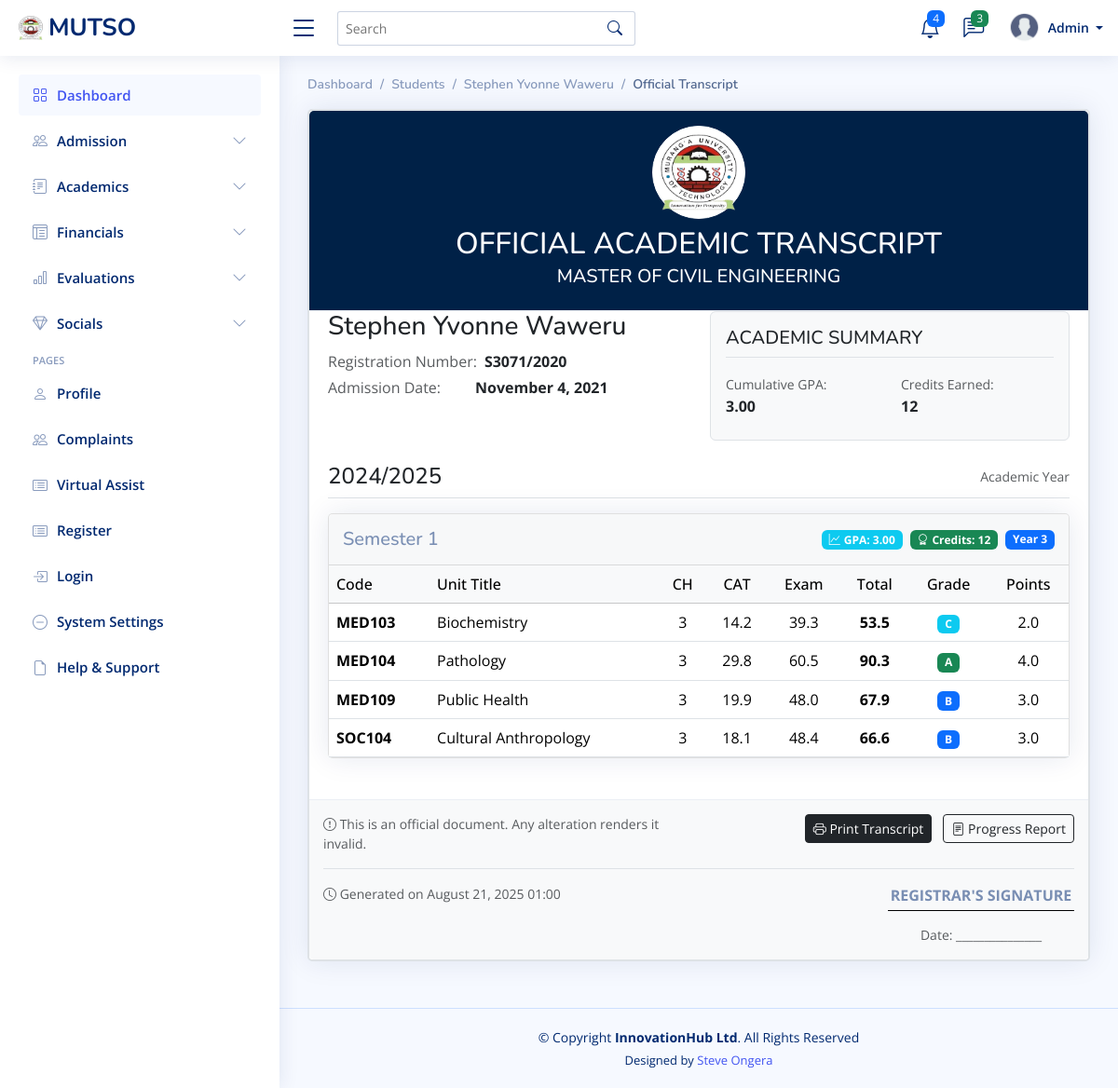
The app's page /student/1/transcript/ with its own data.
### students_portal/models.py (models this page shows, shortened)
class Programme(models.Model):
    name = models.CharField(max_length=200)
    code = models.CharField(max_length=20, unique=True)
    department = models.ForeignKey(Department, on_delete=models.CASCADE, related_name='programmes')
    duration_years = models.IntegerField()
    semesters_per_year = models.IntegerField(default=2)
    description = models.TextField(blank=True, null=True)

class Student(models.Model):
    registration_number = models.CharField(max_length=20, unique=True)
    first_name = models.CharField(max_length=100)
    last_name = models.CharField(max_length=100)
    middle_name = models.CharField(max_length=100, blank=True, null=True)
    id_number = models.CharField(max_length=20, blank=True, null=True)
    profile_picture = models.ImageField(upload_to='lecturer_profiles/', blank=True, null=True)
    programme = models.ForeignKey(Programme, on_delete=models.CASCADE, related_name='students')
    current_year = models.IntegerField()
    current_semester = models.IntegerField()
    date_of_admission = models.DateField()
    expected_graduation_date = models.DateField(blank=True, null=True)
    date_of_birth = models.DateField(blank=True, null=True)
    gender = models.CharField(max_length=10, choices=[
        ('M', 'Male'),
        ('F', 'Female'),
        ('O', 'Other')
    ], blank=True, null=True)
    email = models.EmailField(blank=True, null=True)
    phone_number = models.CharField(max_length=15, blank=True, null=True)
    religion = models.CharField(max_length=50, blank=True, null=True)
    county = models.CharField(max_length=50, blank=True, null=True)
    town = models.CharField(max_length=50, blank=True, null=True)
    postal_address = models.CharField(max_length=100, blank=True, null=True)
    postal_code = models.CharField(max_length=10, blank=True, null=True)
    parent_name = models.CharField(max_length=100, blank=True, null=True)
    parent_phone = models.CharField(max_length=15, blank=True, null=True)
    emergency_contact_name = models.CharField(max_length=100, blank=True, null=True)
    emergency_contact_relationship = models.CharField(max_length=50, blank=True, null=True)
    emergency_contact_phone = models.CharField(max_length=15, blank=True, null=True)
    is_active = models.BooleanField(default=True)
    status = models.CharField(max_length=20, choices=[
        ('active', 'Active'),
        ('inactive', 'Inactive'),
        ('graduated', 'Graduated'),
        ('deferred', 'Deferred'),
        ('suspended', 'Suspended'),
        ('transferred', 'Transferred'),
        ('withdrawn', 'Withdrawn')
    ], default='active')
    entry_mode = models.CharField(max_length=20, choices=[
        ('government_sponsored', 'Government-Sponsored'),
        ('self_sponsored', 'Self-Sponsored'),
        ('parallel', 'Parallel'),
        ('exchange', 'Exchange'),
        ('transfer', 'Transfer')
    ], default='government_sponsored')
    scholarship_info = models.TextField(blank=True, null=True)
    created_at = models.DateTimeField(auto_now_add=True)
    updated_at = models.DateTimeField(auto_now=True)
    def get_full_name(self):
        if self.middle_name:
            return f"{self.first_name} {self.middle_name} {self.last_name}"
        return f"{self.first_name} {self.last_name}"

class AcademicYear(models.Model):
    name = models.CharField(max_length=50)
    start_date = models.DateField()
    end_date = models.DateField()
    is_current = models.BooleanField(default=False)

class Unit(models.Model):
    name = models.CharField(max_length=200)
    code = models.CharField(max_length=20, unique=True)
    description = models.TextField(blank=True, null=True)
    credit_hours = models.IntegerField(default=3)
    is_core = models.BooleanField(default=True)

class StudentUnitGrade(models.Model):
    enrollment = models.OneToOneField(StudentEnrollment, on_delete=models.CASCADE, related_name='final_grade')
    cat_average = models.DecimalField(max_digits=5, decimal_places=2)
    exam_score = models.DecimalField(max_digits=5, decimal_places=2)
    total_score = models.DecimalField(max_digits=5, decimal_places=2, null=True, blank=True)
    grade = models.ForeignKey(GradeSystem, on_delete=models.PROTECT, related_name='student_grades', null=True, blank=True)
    is_pass = models.BooleanField(default=False)
    remarks = models.TextField(blank=True, null=True)

### students_portal/views.py (the view)
# urls.py: path('student/<int:student_id>/transcript/', views.student_official_transcript, name='student_transcript'),
def student_official_transcript(request, student_id):
    student = get_object_or_404(Student, pk=student_id)
    transcript = get_student_transcript(student)
    context = {
        'student': student,
        'transcript': transcript
    }
    return render(request, 'academics/official_transcript.html', context)

### templates/academics/official_transcript.html (shortened to what this page needs)
{% extends "base/base.html" %}
{% load static %}
{% block content %}
<div class="pagetitle">
    <nav>
        <ol class="breadcrumb">
            <li class="breadcrumb-item"><a href="{% url 'admin_dashboard' %}">Dashboard</a></li>
            <li class="breadcrumb-item"><a href="{% url 'database_students_list' %}">Students</a></li>
            <li class="breadcrumb-item"><a href="{% url 'student_detail' student.id %}">{{ transcript.student_info.name }}</a></li>
            <li class="breadcrumb-item active">Official Transcript</li>
        </ol>
    </nav>
</div>
<section class="section">
    <div class="row">
        <div class="col-lg-12">
            <div class="card official-transcript">
                <div class="card-header bg-university text-white py-3">
                    <div class="text-center">
                        <div class="university-seal mb-2 bg-white p-2 rounded-circle d-inline-flex justify-content-center align-items-center border border-light" style="width: 100px; height: 100px;">
                            <img src="{% static 'assets/img/logo.png' %}" alt="University Seal" height="80" class="img-fluid">
                        </div>
                        <h1 class="h2 mb-1">OFFICIAL ACADEMIC TRANSCRIPT</h1>
                        <h3 class="h5">{{ transcript.student_info.programme|upper }}</h3>
                    </div>
                </div>
                <div class="card-body">
                    <div class="student-info mb-4">
                        <div class="row">
                            <div class="col-md-6">
                                <div class="d-flex flex-column">
                                    <h3 class="mb-2">{{ transcript.student_info.name }}</h3>
                                    <div class="d-flex mb-1">
                                        <span class="text-muted me-2" style="min-width: 150px;">Registration Number:</span>
                                        <span class="fw-bold">{{ transcript.student_info.reg_number }}</span>
                                    </div>
                                    <div class="d-flex mb-1">
                                        <span class="text-muted me-2" style="min-width: 150px;">Admission Date:</span>
                                        <span class="fw-bold">{{ transcript.student_info.admission_date|date:"F j, Y" }}</span>
                                    </div>
                                </div>
                            </div>
                            <div class="col-md-6">
                                <div class="academic-summary p-3 border rounded bg-light">
                                    <h5 class="border-bottom pb-2 mb-3">ACADEMIC SUMMARY</h5>
                                    <div class="row">
                                        <div class="col-6">
                                            <div class="mb-2">
                                                <span class="text-muted small">Cumulative GPA:</span>
                                                <span class="fw-bold d-block">{{ transcript.cumulative_summary.gpa|floatformat:2 }}</span>
                                            </div>
                                        </div>
                                        <div class="col-6">
                                            <div class="mb-2">
                                                <span class="text-muted small">Credits Earned:</span>
                                                <span class="fw-bold d-block">{{ transcript.cumulative_summary.total_credits }}</span>
                                            </div>
                                        </div>
                                    </div>
                                </div>
                            </div>
                        </div>
                    </div>
                    {% for year_id, year_data in transcript.academic_years.items %}
                    <div class="academic-year mb-4">
                        <div class="year-header d-flex justify-content-between align-items-center mb-3 border-bottom pb-2">
                            <h4 class="mb-0">{{ year_data.name }}</h4>
                            <div class="text-muted small">Academic Year</div>
                        </div>
                        {% for semester_num, semester_data in year_data.semesters.items %}
                        <div class="semester-card card mb-4">
                            <div class="card-header d-flex justify-content-between align-items-center flex-wrap">
                                <h5 class="mb-2 mb-md-0">Semester {{ semester_num }}</h5>
                                <div class="d-flex flex-wrap gap-2">
                                    <span class="badge bg-info">
                                        <i class="bi bi-graph-up me-1"></i>GPA: {{ semester_data.summary.gpa|floatformat:2 }}
                                    </span>
                                    <span class="badge bg-success">
                                        <i class="bi bi-award me-1"></i>Credits: {{ semester_data.summary.earned_credits }}
                                    </span>
                                    <span class="badge bg-primary">
                                        Year {{ semester_data.units.0.year_of_study|default:1 }}
                                    </span>
                                </div>
                            </div>
                            <div class="card-body p-0">
                                <div class="table-responsive">
                                    <table class="table table-hover mb-0 transcript-table">
                                        <thead class="table-light">
                                            <tr>
                                                <th class="text-nowrap">Code</th>
                                                <th>Unit Title</th>
                                                <th class="text-center">CH</th>
                                                <th class="text-center">CAT</th>
                                                <th class="text-center">Exam</th>
                                                <th class="text-center">Total</th>
                                                <th class="text-center">Grade</th>
                                                <th class="text-center">Points</th>
                                            </tr>
                                        </thead>
                                        <tbody>
                                            {% for unit in semester_data.units %}
                                            <tr>
                                                <td class="fw-bold">{{ unit.code }}</td>
                                                <td>{{ unit.name }}</td>
                                                <td class="text-center">{{ unit.credit_hours }}</td>
                                                <td class="text-center">{{ unit.cat_average|floatformat:1|default:"-" }}</td>
                                                <td class="text-center">{{ unit.exam_score|floatformat:1|default:"-" }}</td>
                                                <td class="text-center fw-bold">{{ unit.total_score|floatformat:1|default:"-" }}</td>
                                                <td class="text-center">
                                                    <span class="badge
                                                        {% if unit.grade == 'A' %}bg-success
                                                        {% elif unit.grade == 'B' %}bg-primary
                                                        {% elif unit.grade == 'C' %}bg-info
                                                        {% elif unit.grade == 'D' %}bg-warning
                                                        {% elif unit.grade == 'E' %}bg-warning
                                                        {% elif unit.grade == 'F' %}bg-danger
                                                        {% else %}bg-secondary{% endif %}">
                                                        {{ unit.grade|default:"-" }}
                                                    </span>
                                                </td>
                                                <td class="text-center">
                                                    {% if unit.grade %}
                                                        {% with grade=unit.grade %}
                                                            {% if grade == 'A' %}4.0
                                                            {% elif grade == 'B' %}3.0
                                                            {% elif grade == 'C' %}2.0
                                                            {% elif grade == 'D' %}1.0
                                                            {% elif grade == 'E' %}0.5
                                                            {% elif grade == 'F' %}0.0
                                                            {% else %}-{% endif %}
                                                        {% endwith %}
                                                    {% else %}-{% endif %}
                                                </td>
                                            </tr>
                                            {% endfor %}
                                        </tbody>
                                    </table>
                                </div>
                            </div>
                        </div>
                        {% endfor %}
                    </div>
                    {% endfor %}
                </div>
                <div class="card-footer bg-light">
                    <div class="row mb-3">
                        <div class="col-md-6">
                            <p class="mb-0 text-muted small">
                                <i class="bi bi-exclamation-circle"></i> This is an official document. Any alteration renders it invalid.
                            </p>
                        </div>
                        <div class="col-md-6 text-md-end">
                            <button class="btn btn-dark btn-sm" onclick="window.print()">
                                <i class="bi bi-printer"></i> Print Transcript
                            </button>
                            {% if student.id %}
                                <a href="{% url 'api_student_progress' student_id=student.id %}" class="btn btn-outline-dark btn-sm ms-2">
                                    <i class="bi bi-file-text"></i> Progress Report
                                </a>
                            {% endif %}
                        </div>
                    </div>
                    <div class="official-footer border-top pt-3">
                        <div class="row">
                            <div class="col-md-6">
                                <p class="text-muted small mb-0">
                                    <i class="bi bi-clock"></i> Generated on {% now "F j, Y H:i" %}
                                </p>
                            </div>
                            <div class="col-md-6 text-md-end">
                                <div class="signature-box d-inline-block text-center">
                                    <p class="mb-1 fw-bold">REGISTRAR'S SIGNATURE</p>
                                    <div class="signature-line"></div>
                                    <p class="text-muted small mb-0">Date: _______________</p>
                                </div>
                            </div>
                        </div>
                    </div>
                </div>
            </div>
        </div>
    </div>
</section>
{% endblock %}

### records on screen
AcademicYear: name "2024/2025"
Unit: code "MED103", name "Biochemistry"
StudentUnitGrade: cat_average "14.2", exam_score "39.3", total_score "53.5"
Unit: code "MED104", name "Pathology"
StudentUnitGrade: cat_average "29.8", exam_score "60.5", total_score "90.3"
Unit: code "MED109", name "Public Health"
StudentUnitGrade: cat_average "19.9", exam_score "48.0", total_score "67.9"
Unit: code "SOC104", name "Cultural Anthropology"
StudentUnitGrade: cat_average "18.1", exam_score "48.4", total_score "66.6"

### other values on screen
{{ transcript.student_info.name }} "Stephen Yvonne Waweru"
{{ transcript.cumulative_summary.gpa|floatformat:2 }} "3.00"
{{ transcript.cumulative_summary.total_credits }} "12"
{{ semester_num }} "1"
{{ semester_data.summary.gpa|floatformat:2 }} "3.00"
{{ semester_data.summary.earned_credits }} "12"
{{ semester_data.units.0.year_of_study|default:1 }} "3"
{{ unit.credit_hours }} "3" "3" "3" "3"
{{ unit.grade|default:"-" }} "C" "A" "B" "B"
